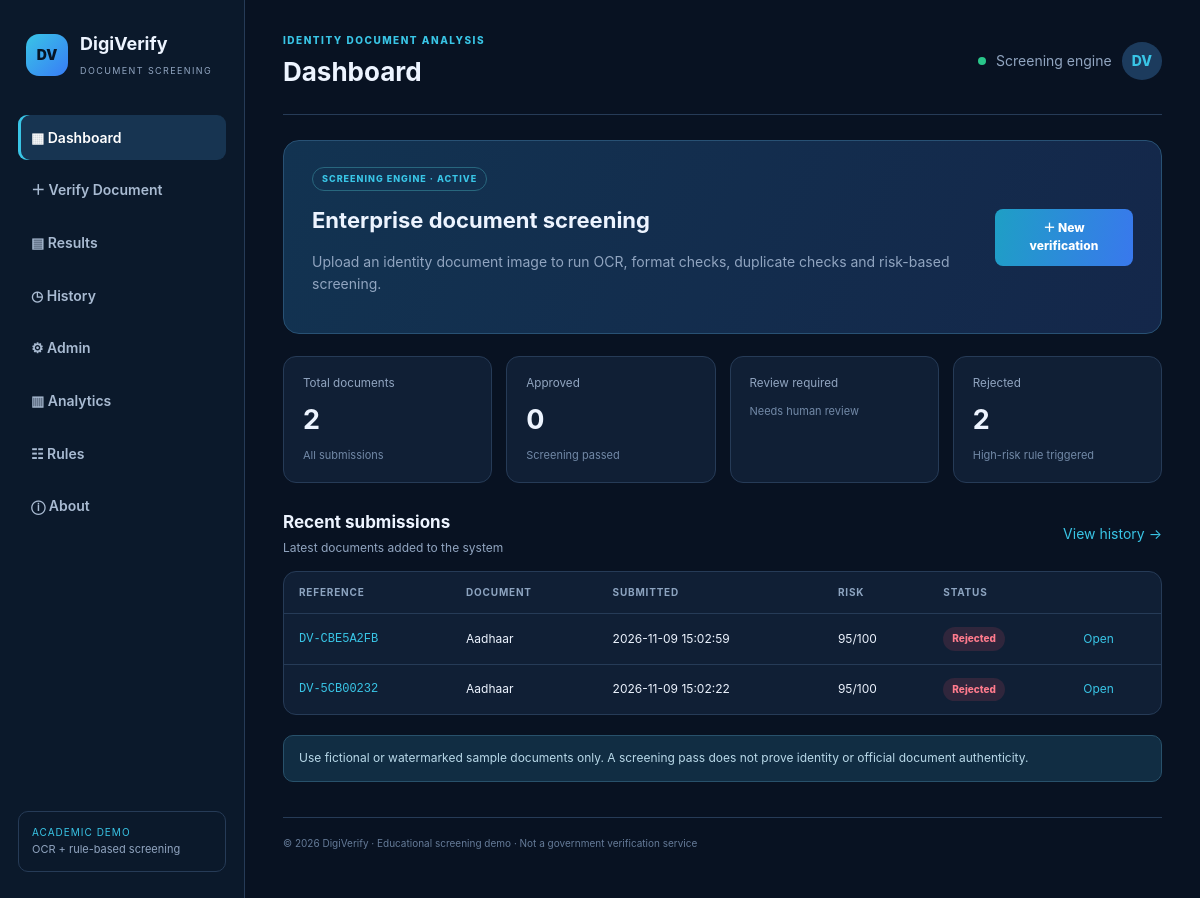
The page / on the database its author committed.
### tables this page shows
CREATE TABLE documents(
          id INTEGER PRIMARY KEY AUTOINCREMENT, ref TEXT UNIQUE, document_type TEXT,
          original_name TEXT, stored_name TEXT, ocr_text TEXT, status TEXT DEFAULT 'Rejected',
          risk_score INTEGER DEFAULT 100, warnings TEXT, created_at TEXT, reviewed_at TEXT,
          reviewer_note TEXT, document_number TEXT, extracted_name TEXT, dob TEXT,
          image_hash TEXT, ocr_confidence REAL DEFAULT 0);

### app.py (the view)
@app.route('/')
def dashboard():
    with db() as con:
        total = con.execute('SELECT COUNT(*) n FROM documents').fetchone()['n']
        counts = {
            'Approved': con.execute("SELECT COUNT(*) n FROM documents WHERE status='Approved'").fetchone()['n'],
            'Rejected': con.execute("SELECT COUNT(*) n FROM documents WHERE status='Rejected'").fetchone()['n'],
            'Manual Review': 0 # Dashboard pe Manual system permanently zero locked!
        }
        recent = con.execute('SELECT * FROM documents ORDER BY id DESC LIMIT 6').fetchall()
    return render_template('dashboard.html', total=total, counts=counts, recent=recent, page='dashboard')

### app.py (called while the page is built)
def db():
    con = sqlite3.connect(DB_PATH); con.row_factory = sqlite3.Row; return con

@app.context_processor
def inject_globals(): return {'year': datetime.now().year}

### templates/dashboard.html
{% extends "base.html" %}{% block heading %}Dashboard{% endblock %}{% block content %}<div class="welcome"><div><span class="pill">SCREENING ENGINE · ACTIVE</span><h2>Enterprise document screening</h2><p>Upload an identity document image to run OCR, format checks, duplicate checks and risk-based screening.</p></div><a class="btn primary" href="{{url_for('verify')}}">＋ New verification</a></div><div class="stats"><div class="stat"><small>Total documents</small><strong>{{total}}</strong><span>All submissions</span></div><div class="stat"><small>Approved</small><strong>{{counts['Approved']}}</strong><span>Screening passed</span></div><div class="stat"><small>Review required</small><strong>{{counts['Review Required']}}</strong><span>Needs human review</span></div><div class="stat"><small>Rejected</small><strong>{{counts['Rejected']}}</strong><span>High-risk rule triggered</span></div></div><div class="section-head"><div><h2>Recent submissions</h2><p>Latest documents added to the system</p></div><a class="text-link" href="{{url_for('history')}}">View history →</a></div><div class="panel table-wrap"><table><thead><tr><th>Reference</th><th>Document</th><th>Submitted</th><th>Risk</th><th>Status</th><th></th></tr></thead><tbody>{% for d in recent %}<tr><td class="mono">{{d.ref}}</td><td>{{d.document_type}}</td><td>{{d.created_at}}</td><td>{{d.risk_score}}/100</td><td><span class="status {{d.status|lower|replace(' ','-')}}">{{d.status}}</span></td><td><a href="{{url_for('result',doc_id=d.id)}}">Open</a></td></tr>{% else %}<tr><td colspan="6" class="empty">No documents yet. Upload a fictional sample document to begin.</td></tr>{% endfor %}</tbody></table></div><div class="notice">Use fictional or watermarked sample documents only. A screening pass does not prove identity or official document authenticity.</div>{% endblock %}

### static/style.css (style rules this page uses)
:root { --bg:#081222;--panel:#101f35;--panel2:#132640;--line:#263b57;--text:#edf4ff;--muted:#91a5c0;--cyan:#39c5e6;--blue:#387cf6;--green:#29c68a;--red:#f06b78;--amber:#f4b84d }
* { box-sizing:border-box }
body { margin:0;background:var(--bg);color:var(--text);font:14px/1.55 Inter,Segoe UI,Arial,sans-serif;display:flex }
.welcome { background:linear-gradient(115deg,#123351,#14274a);border:1px solid #285174;border-radius:16px;padding:25px 28px;display:flex;justify-content:space-between;align-items:center;margin-bottom:22px }
.welcome h2 { font-size:22px;margin:12px 0 4px }
.welcome p,.muted { color:var(--muted) }
.pill { display:inline-block;border:1px solid #28677e;color:var(--cyan);border-radius:30px;padding:4px 9px;font-size:9px;letter-spacing:1px;font-weight:800 }
.stats { display:grid;grid-template-columns:repeat(4,minmax(0,1fr));gap:14px;margin:20px 0 }
.stat,.panel { background:var(--panel);border:1px solid var(--line);border-radius:13px }
.stat { padding:17px 19px }
.stat small { display:block;color:var(--muted) }
.stat strong { font-size:27px;display:block;margin:7px 0 2px }
.stat span { font-size:11px;color:#7289a7 }
.section-head { display:flex;justify-content:space-between;align-items:center;margin:26px 0 13px }
.section-head h2,.panel h2 { margin:0 0 4px;font-size:17px }
.section-head p { margin:0;color:var(--muted);font-size:12px }
.text-link,a { color:var(--cyan);text-decoration:none }
.table-wrap { overflow:auto }
table { border-collapse:collapse;width:100%;min-width:700px }
th,td { text-align:left;padding:13px 15px;border-bottom:1px solid var(--line);font-size:12px }
th { color:#8da4c0;font-size:10px;letter-spacing:.8px;text-transform:uppercase }
tr:last-child td { border-bottom:0 }
.mono,.ref { font-family:Consolas,monospace;color:var(--cyan) }
.status { display:inline-block;border-radius:20px;padding:4px 9px;font-size:10px;font-weight:800;background:#26364b;color:#b6c5d8 }
.status.rejected { background:#49232e;color:#ff9ba5 }
.btn { border:0;border-radius:8px;padding:10px 15px;display:inline-block;font-weight:800;font-size:12px;cursor:pointer;text-align:center }
.primary { background:linear-gradient(100deg,#1e9fc5,#3978ed);color:white }
.notice { background:#112d43;border:1px solid #28516b;border-radius:10px;padding:13px 15px;color:#b9d9e9;font-size:12px;margin-top:20px }
.status.rejected { background:rgba(240,83,102,.14);color:#ff7b8d }

### rows shown on the page
documents: ref "DV-CBE5A2FB", document_type "Aadhaar", created_at "2026-11-09 15:02:59", risk_score "95", status "Rejected"
documents: ref "DV-5CB00232", document_type "Aadhaar", created_at "2026-11-09 15:02:22", risk_score "95", status "Rejected"

### other values the page prints
{{ total }} "2"
{{ counts['Approved'] }} "0"
{{ counts['Rejected'] }} "2"
